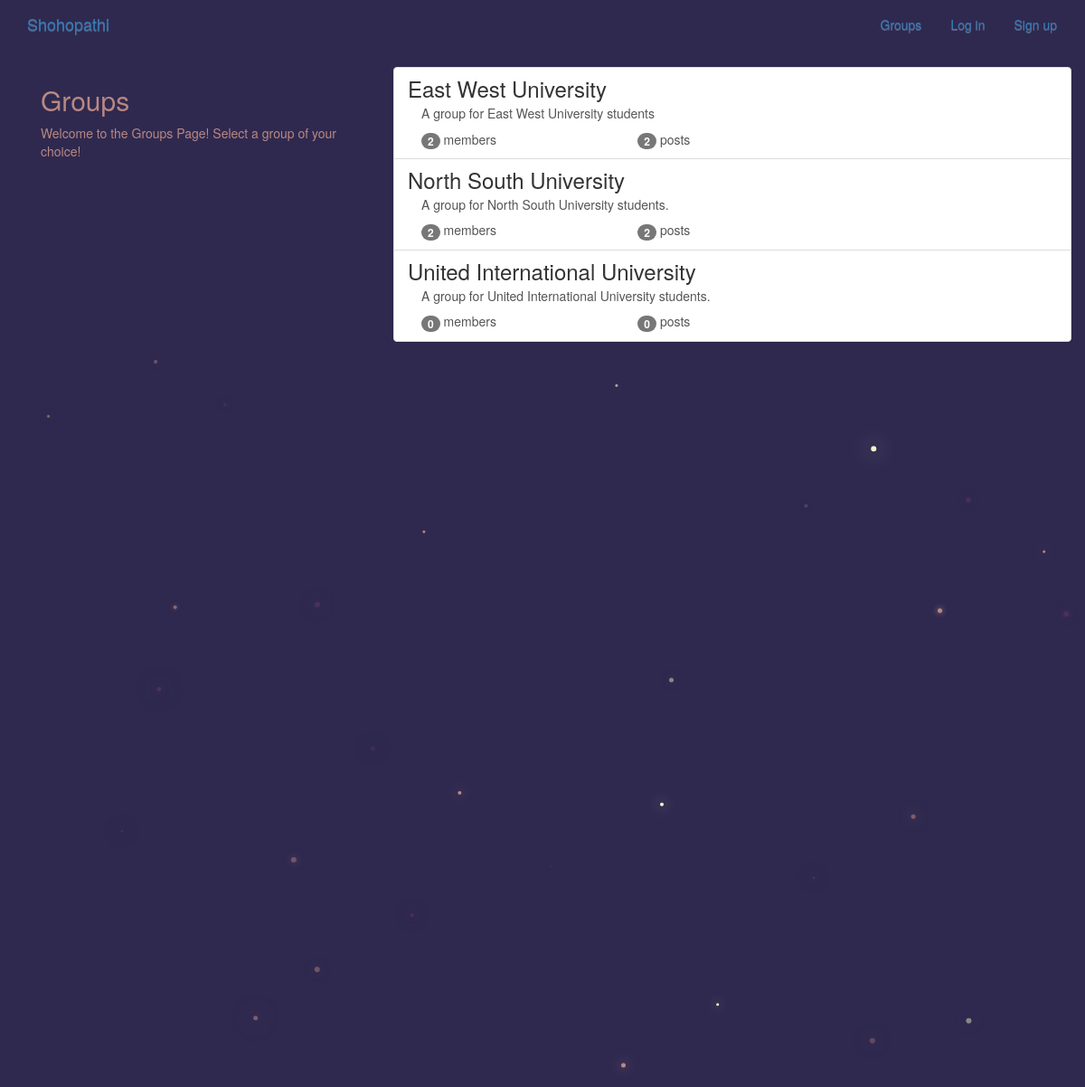
The app's page /groups/ with its own data.
### groups/models.py (models this page shows, shortened)
class Group(models.Model):
    name = models.CharField(max_length=255, unique=True)
    slug = models.SlugField(allow_unicode=True, unique=True)
    description = models.TextField(blank=True, default='')
    description_html = models.TextField(editable=False, default='', blank=True)
    members = models.ManyToManyField(User,through="GroupMember")
    class Meta:
        ordering = ["name"]

### groups/views.py (the view)
class ListGroups(generic.ListView):
    model = Group

### groups/templates/groups/group_list.html (shortened to what this page needs)
{% extends "groups/group_base.html" %}
{% block pregroup %}
  <div class="col-md-4">
    <div class="content">
    	<h2>Groups</h2>
    	<p>Welcome to the Groups Page! Select a group of your choice!</p>
    </div>
  </div>
{% endblock %}
{% block group_content %}
  <div class="col-md-8">
  	<div class="list-group">
  		{% for group in object_list %}
  		  <a class="list-group-item" href="{% url 'groups:single' slug=group.slug %}">
  			     <h3 class="title list-group-item-heading">{{ group.name }}</h3>
  			<div class="list-group-item-text container-fluid">
  				{{ group.description_html|safe }}
  				<div class="row">
  					<div class="col-md-4">
  						<span class="badge">{{ group.members.count }}</span> member{{ group.members.count|pluralize }}
  					</div>
  					<div class="col-md-4">
  						<span class="badge">{{ group.posts.count }}</span> post{{ group.posts.count|pluralize }}
  					</div>
  				</div>
  			</div>
  		</a>
  		{% endfor %}
  	</div>
  </div>
{% endblock %}

### groups/templates/groups/group_base.html (shortened to what this page needs)
{% extends "base.html" %}
{% block content %}
<div class="container">
  <div class="row">
    {% block pregroup %}{% endblock %}
    {% block group_content %}{% endblock %}
  </div>
</div>
{% endblock %}

### templates/base.html (shortened to what this page needs)
<!DOCTYPE html>
{% load staticfiles %}
<html lang="en" dir="ltr">
  <head>
    <link rel="stylesheet" href="{% static 'shohopathi/css/bootstrap.min.css'%}">
    <link rel="stylesheet" href="{% static 'shohopathi/css/bootstrap.theme.css'%}">
    <link rel="stylesheet" href="{% static 'shohopathi/js/bootstrap.min.js'%}">
    <link rel="stylesheet" href="{% static 'shohopathi/css/googlefonts.css'%}">
    <link rel="stylesheet" href="{% static 'css/master.css'%}">
  </head>
  <body>
    <nav class="navbar  mynav" role="navigation" id="navbar">
			<div class="container">
        <a class="navbar-brand mynav" href="{% url 'home' %}">Shohopathi</a>
        <ul class="nav navbar-nav navbar-right">
						{% if user.is_authenticated %}
                  <li><a href="{% url 'posts:create' %}" class="btn btn-simple">Post</a></li>
                  <li><a href="{% url 'groups:all' %}" class="btn btn-simple">Groups</a></li>
                  <li><a href="{% url 'groups:create' %}" class="btn btn-simple">Create Group</a></li>
                  <li><a href="http://127.0.0.1:8000/admin/" class="btn btn-simple">Admin</a></li>
                  <li><a href="{% url 'accounts:logout' %}" class="btn btn-simple">Log out</a></li>
						{% else %}
						      <li><a href="{% url 'groups:all' %}"class="btn btn-simple">Groups</a></li>
						      <li><a href="{% url 'accounts:login' %}" class="btn btn-simple">Log in</a></li>
						      <li><a href="{% url 'accounts:signup' %}" class="btn btn-simple">Sign up</a></li>
						{% endif %}
    		</ul>
			</div>
    </nav>
    <div class="container mycontent">
      {% block content %}
      {% endblock %}
    </div>
    <canvas id="canvas"></canvas>
  </body>
</html>

### static/css/master.css (style rules this page uses)
body { margin: 0; overflow: hidden; background-color: #2F294F; color:#B98883; }

### records on screen
Group: name "East West University", description_html "A group for East West University students", members.count "2", posts.count "2"
Group: name "North South University", description_html "A group for North South University students.", members.count "2", posts.count "2"
Group: name "United International University", description_html "A group for United International University students.", members.count "0", posts.count "0"
